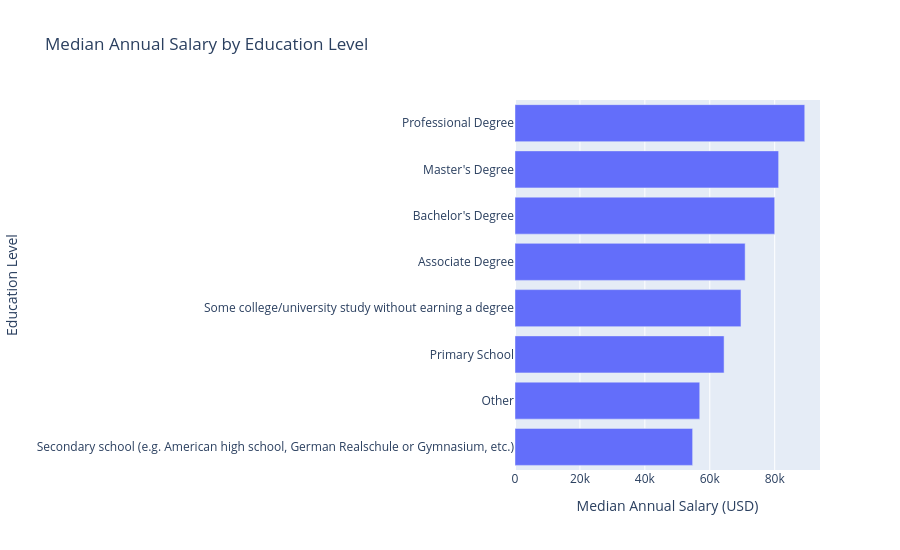

The notebook cell this image was saved under:
### Markdown cell above
### 7.11 Visualizing Salary by Education Level

Compare median annual compensation across education levels using a horizontal bar chart.

### Code cell
education_plot = education_salary.copy()

education_plot['Education'] = education_plot['EdLevel'].replace({
    'Professional degree (JD, MD, Ph.D, Ed.D, etc.)': 'Professional Degree',
    'Master’s degree (M.A., M.S., M.Eng., MBA, etc.)': "Master's Degree",
    'Bachelor’s degree (B.A., B.S., B.Eng., etc.)': "Bachelor's Degree",
    'Associate degree (A.A., A.S., etc.)': 'Associate Degree',
    'Primary/elementary school': 'Primary School',
    'Other (please specify):': 'Other'
})

fig = px.bar(
    education_plot,
    x='median',
    y='Education',
    orientation='h',
    title='Median Annual Salary by Education Level',
    labels={
        'median': 'Median Annual Salary (USD)',
        'Education': 'Education Level'
    },
    hover_data=['count']
)

fig.update_layout(
    yaxis={'categoryorder': 'total ascending'},
    height=550,
    margin=dict(l=280)
)

fig.show()

### Figure 1 — Plotly figure (JSON) as saved in the notebook; plotly's stock layout.template omitted (floating-point values rounded to 4 significant figures)
{"data": [{"customdata": [[1314], [6759], [10102], [771], [2758], [108], [193], [1155]], "hovertemplate": "Median Annual Salary (USD)=%{x}<br>Education Level=%{y}<br>count=%{customdata[0]}<extra></extra>", "legendgroup": "", "marker": {"color": "#636efa", "pattern": {"shape": ""}}, "name": "", "orientation": "h", "showlegend": false, "textposition": "auto", "type": "bar", "x": [89260.0, 81210.0, 80000.0, 70900.0, 69610.0, 64410.0, 56910.0, 54720.0], "xaxis": "x", "y": ["Professional Degree", "Master's Degree", "Bachelor's Degree", "Associate Degree", "Some college/university study without earning a degree", "Primary School", "Other", "Secondary school (e.g. American high school, German Realschule or Gymnasium, etc.)"], "yaxis": "y"}], "layout": {"barmode": "relative", "height": 550, "legend": {"tracegroupgap": 0}, "margin": {"l": 280}, "title": {"text": "Median Annual Salary by Education Level"}, "xaxis": {"anchor": "y", "domain": [0, 1], "title": {"text": "Median Annual Salary (USD)"}}, "yaxis": {"anchor": "x", "categoryorder": "total ascending", "domain": [0, 1], "title": {"text": "Education Level"}}}}
